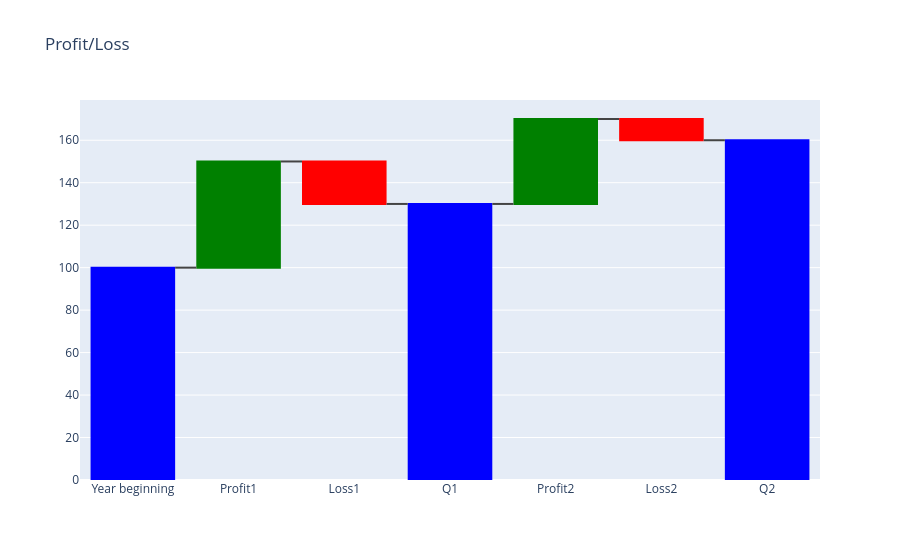

The cell this chart's notebook holds for it:
### Markdown cell above
## Waterfall Chart - Profit/Loss

Default parameters give the following colour scheme

### Code cell
waterfall_df = pd.DataFrame({
    'Category': ["Year beginning", "Profit1", "Loss1", "Q1", "Profit2", "Loss2", "Q2"],
    'Value': [100, 50, -20, 0, 40, -10, 0],
    'measure': ['absolute','relative', 'relative','total', 'relative','relative','total']

})
fig_waterfall = pxx.waterfall(df=waterfall_df, 
                             categories_col='Category', 
                             values_col='Value', 
                             measure_col='measure',
                             title="Profit/Loss",
                             )
fig_waterfall.show()

### Figure 1 — Plotly figure (JSON) as saved in the notebook; plotly's stock layout.template omitted (floating-point values rounded to 4 significant figures)
{"data": [{"connector": {"line": {"color": "Dark Grey"}}, "decreasing": {"marker": {"color": "Red"}}, "increasing": {"marker": {"color": "Green"}}, "measure": ["absolute", "relative", "relative", "total", "relative", "relative", "total"], "orientation": "v", "textposition": "outside", "totals": {"marker": {"color": "Blue"}}, "type": "waterfall", "x": ["Year beginning", "Profit1", "Loss1", "Q1", "Profit2", "Loss2", "Q2"], "y": [100, 50, -20, 0, 40, -10, 0]}], "layout": {"title": {"text": "Profit/Loss"}}}
